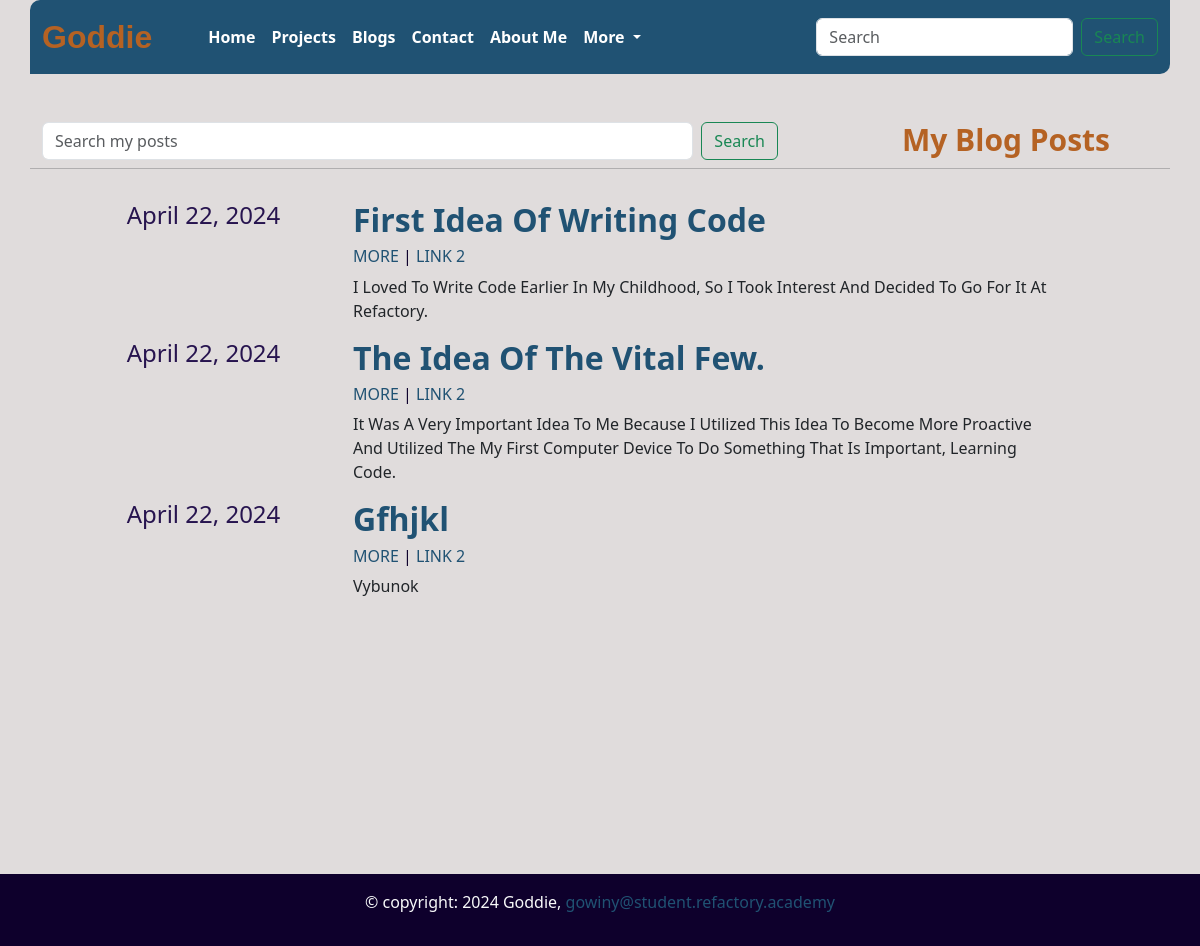
Screenshot of /blog/ with the database file from the repository.
### portfo/models.py (models this page shows)
class Blog(models.Model):
    date = models.DateField(auto_now_add=True)
    title = models.CharField(default=None, max_length=50, blank=True)
    description = models.TextField(default=None, blank=True)

### portfo/views.py (the view)
# urls.py: path('blog/', views.blog, name='blog'),
def blog(request):
    blog_post = Blog.objects.all()
    blog_content = {
        'blog_post': blog_post,
    }
    return HttpResponse(loader.get_template('portfo/blog.html').render(blog_content))

### portfo/templates/portfo/blog.html
{% extends 'portfo/base.html' %} {% block content %} {% load static %}
<div class="container vh-100">
  <div class="row">
    <div class="col-md-8 mt-5 mb-2">
      <form class="d-flex float-left" role="search">
        <input
          class="form-control me-2"
          type="search"
          placeholder="Search my posts"
          aria-label="Search"
        />
        <button class="btn btn-outline-success" type="submit">Search</button>
      </form>
    </div>
    <div class="col-md-4">
      <h3 class="text-end m-5 mb-2">My Blog Posts</h3>
    </div>
    <hr />
    <div class="container p-3">
      <ul>
        <li>
          <div class="row">
            {% for blog in blog_post %}
            <div class="col-3 text-center">
              <h4 class="blog-date">{{ blog.date }}</h4>
            </div>
            <div class="col-8">
              <h2 class="blog-title">{{ blog.title }}</h2>
              <h6 class="blog-link">
                <a href="">More</a> | <a href="">link 2</a>
              </h6>
              <p class="blog-desc">
                {{ blog.description}}
              </p>
            </div>
            {% endfor %}
          </div>
        </li>
      </ul>
    </div>
  </div>
</div>
{% endblock %}

### portfo/templates/portfo/base.html (shortened to what this page needs)
{% load static %}
<!DOCTYPE html>
<html lang="en">
  <head>
    <link
      href="https://cdn.jsdelivr.net/npm/bootstrap@5.3.3/dist/css/bootstrap.min.css"
      rel="stylesheet"
    />
    <link
      rel="stylesheet"
      href="https://cdn.jsdelivr.net/npm/bootstrap-icons@1.3.0/font/bootstrap-icons.css"
    />
    <link rel="stylesheet" href="{% static 'css/style.css' %}" />
  </head>
  <body>
    <nav class="container navbar navbar-expand-lg">
      <div class="container-fluid">
        <a class="navbar-brand" href="{% url 'about' %}">Goddie</a>
        <div class="collapse navbar-collapse" id="navbarSupportedContent">
          <ul class="navbar-nav me-auto mb-2 mb-lg-0">
            <li class="nav-item">
              <a class="nav-link" aria-current="page" href="/">Home</a>
            </li>
            <li class="nav-item">
              <a class="nav-link" aria-current="page" href="project/">Projects</a>
            </li>
            <li class="nav-item">
              <a class="nav-link" href="blog/">Blogs</a>
            </li>
            <li class="nav-item">
              <a class="nav-link" href="contact/">Contact</a>
            </li>
            <li class="nav-item">
              <a class="nav-link" href="about/">About Me</a>
            </li>
            <li class="nav-item dropdown">
              <a
                class="nav-link dropdown-toggle"
                href="#"
                role="button"
                data-bs-toggle="dropdown"
                aria-expanded="false"
              >
                More
              </a>
            </li>
          </ul>
          <form class="d-flex" role="search">
            <input
              class="form-control me-2"
              type="search"
              placeholder="Search"
              aria-label="Search"
            />
            <button class="btn btn-outline-success" type="submit">
              Search
            </button>
          </form>
        </div>
      </div>
    </nav>
    {% block content %} {% endblock %}
    <footer class="text-light p-3 footer">
      <p class="text-center">
        &copy copyright: 2024 Goddie,
        <a target="_blank" href="https://github.com/Goddie-Owiny"
          >gowiny@student.refactory.academy</a
        >
      </p>
    </footer>
  </body>
</html>

### portfo/static/css/style.css (style rules this page uses)
body { background-color: #e0dcdc; }
a { color: #205273; text-decoration: none; }
.container h3 { color: #b56223; font-size: 30px; font-weight: 700; }
.navbar-expand-lg { background-color: #205273; border-radius: 10px 0px 10px 0px; }
.navbar-brand { color: #b56223; padding-right: 2rem; font-size: xx-large; font-family: "Lucida Sans", "Lucida Sans Regular", "Lucida Grande", "Lucida Sans Unicode", Geneva, Verdana, sans-serif; font-weight: bold; }
ul .nav-item .nav-link { color: white; font-weight: bold; transition: all 2ms; }
.blog-title { color: #205273; text-transform: capitalize; font-weight: 700; }
.blog-link { color: rgb(14, 0, 44); text-transform: uppercase; font-weight: 500; }
.blog-date { color: rgb(39, 20, 79); }
ul li { list-style-type: none; }
.blog-desc { text-transform: capitalize; }
.footer { display: flex; flex-direction: column; margin: auto; background: rgb(14, 0, 44); }

### rows the page displays
Blog: date "April 22, 2024", title "First Idea Of Writing Code", description "I Loved To Write Code Earlier In My Childhood, So I Took Interest And Decided To Go For It At Refactory."
Blog: date "April 22, 2024", title "The Idea Of The Vital Few.", description "It Was A Very Important Idea To Me Because I Utilized This Idea To Become More Proactive And Utilized The My First Computer Device To Do Something That Is Important, Learning Code."
Blog: date "April 22, 2024", title "Gfhjkl", description "Vybunok"
